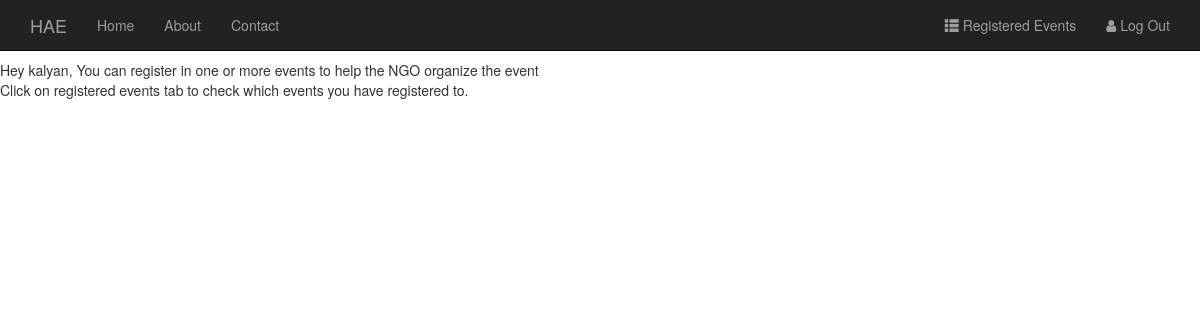
Before: /volunteer/profile/ (signed in) with the older database file.
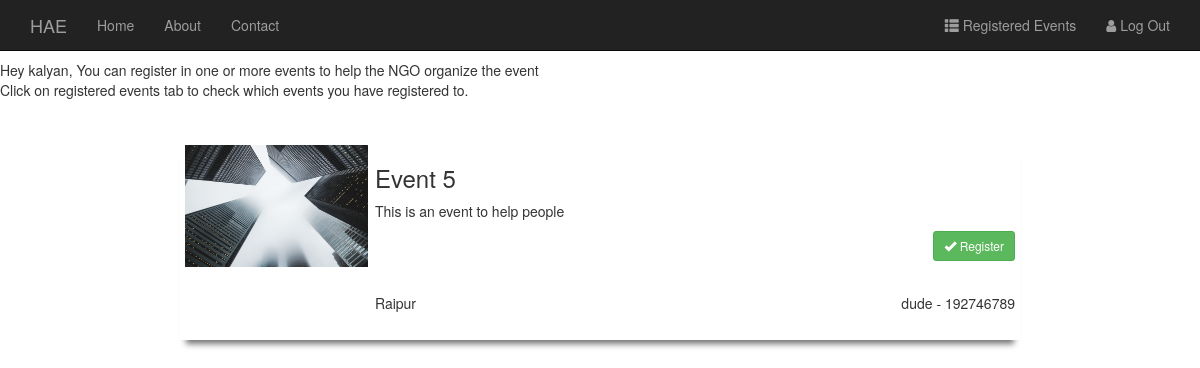
After: the same page with the newer database file.
### Ngo/models.py (models this page shows, shortened)
class Event(models.Model):
    user = models.ForeignKey(User, on_delete=models.CASCADE)
    image = models.FileField(upload_to='media/', null=True, blank=True)
    title = models.CharField(max_length=50)
    description = models.TextField(max_length=1000, default='No description')
    place = models.CharField(max_length=50, default='Raipur')
    contact = models.IntegerField(max_length=10)
    users = models.CharField(max_length=1000, blank=True)
    fro = models.DateField(default=date.today, blank=True)
    to = models.DateField(default=date.today, blank=True)

### Volunteer/views.py (the view)
# urls.py: url(r'^profile/(?P<event_id>[0-9]+)/$', event_full, name='event-full'),
def profile(request):
    user_id = request.user
    find_events = Regevent.objects.get(user=user_id)
    list_events = find_events.events.split('&')
    print(list_events)
    list_events = list_events[:-1]
    all_events = Event.objects.all().exclude(id__in=list_events)
    template_name = 'profile.html'
    return render(request, template_name, {'all_events': all_events})

### Volunteer/templates/profile.html (shortened to what this page needs)
{% load staticfiles %}
    <link rel="stylesheet" href="http://maxcdn.bootstrapcdn.com/font-awesome/4.4.0/css/font-awesome.min.css">
<nav class="navbar navbar-inverse navbar-fixed-top">
  <div class="container">
    <div class="navbar-header">
      <a class="navbar-brand" href="">HAE</a>
    </div>
    <div class="collapse navbar-collapse" id="bs-example-navbar-collapse-1">
      <ul class="nav navbar-nav">
        <li class=""><a href="{% url 'home' %}">Home</a></li>
        <li><a href="">About</a></li>
        <li><a href="">Contact</a></li>
        </ul>
      <ul class="nav navbar-nav navbar-right">
        <li><a href="{% url 'Vol:registered-events' %}"><i class="glyphicon glyphicon-th-list" aria-hidden="true"></i>
        Registered Events</a></li>
          <li><a href="{% url 'logout' %}"><i class="fa fa-user" aria-hidden="true"></i>
        Log Out</a></li>
      </ul>
    </div>
  </div>
</nav>
<link rel="stylesheet" href="https://maxcdn.bootstrapcdn.com/bootstrap/3.3.7/css/bootstrap.min.css">
<body>
Hey {{ user.username }}, You can register in one or more events to help the NGO organize the event<br>
Click on registered events tab to check which events you have registered to.
{% for event in all_events%}
<div class="box effect1">
    <div class="img">
        <img src="{{ event.image.url }}" alt="oh no" class="img-responsive">
    </div>
    <h3 style="padding-left: 190px">{{ event.title }}</h3>
    <p style="padding-left: 190px">{{ event.description }}</p>
    <a href="{% url 'Vol:event-register' event.id user.id %}" onclick="" id="but" class="btn btn-success btn-sm"><span class="glyphicon glyphicon-ok"></span> Register
        </a>
    <div id="bottom" style="padding-left: 190px">
     <h5 style="float: left">{{ event.place }}</h5>
    <h5 style="float: right">{{ event.user }} - {{ event.contact }}</h5>
    </div>
</div>
{% endfor %}
</body>

Changed rows visible on the page:
now on this page (row edited): Event: image (picture), title "Event 5", description "This is an event to help people", place "Raipur", user "dude", contact "192746789"
